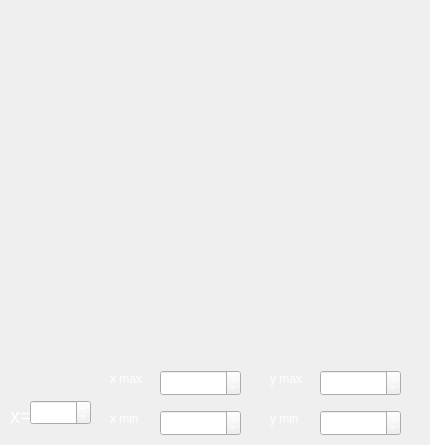
    <widget class="QWidget" name="tab">
     <property name="styleSheet">
      <string notr="true">QWidget{
color:white
}</string>
     </property>
     <attribute name="title">
      <string>Function</string>
     </attribute>
     <widget class="QCustomPlot" name="plot" native="true">
      <property name="geometry">
       <rect>
        <x>10</x>
        <y>10</y>
        <width>411</width>
        <height>351</height>
       </rect>
      </property>
     </widget>
     <widget class="QLabel" name="label_10">
      <property name="geometry">
       <rect>
        <x>110</x>
        <y>370</y>
        <width>58</width>
        <height>18</height>
       </rect>
      </property>
      <property name="text">
       <string>x max</string>
      </property>
     </widget>
     <widget class="QLabel" name="label_11">
      <property name="geometry">
       <rect>
        <x>110</x>
        <y>410</y>
        <width>58</width>
        <height>18</height>
       </rect>
      </property>
      <property name="text">
       <string>x min</string>
      </property>
     </widget>
     <widget class="QLabel" name="label_12">
      <property name="geometry">
       <rect>
        <x>270</x>
        <y>410</y>
        <width>58</width>
        <height>18</height>
       </rect>
      </property>
      <property name="text">
       <string>y min</string>
      </property>
     </widget>
     <widget class="QLabel" name="label_13">
      <property name="geometry">
       <rect>
        <x>270</x>
        <y>370</y>
        <width>58</width>
        <height>18</height>
       </rect>
      </property>
      <property name="text">
       <string>y max</string>
      </property>
     </widget>
     <widget class="QLabel" name="label_14">
      <property name="geometry">
       <rect>
        <x>10</x>
        <y>400</y>
        <width>31</width>
        <height>31</height>
       </rect>
      </property>
      <property name="styleSheet">
       <string notr="true">font-size:20px;</string>
      </property>
      <property name="text">
       <string>x=</string>
      </property>
     </widget>
     <widget class="QSpinBox" name="x_max">
      <property name="geometry">
       <rect>
        <x>160</x>
        <y>370</y>
        <width>81</width>
        <height>26</height>
       </rect>
      </property>
      <property name="minimum">
       <number>-1000</number>
      </property>
      <property name="maximum">
       <number>1000</number>
      </property>
      <property name="value">
       <number>100</number>
      </property>
     </widget>
     <widget class="QSpinBox" name="x_min">
      <property name="geometry">
       <rect>
        <x>160</x>
        <y>410</y>
        <width>81</width>
        <height>26</height>
       </rect>
      </property>
      <property name="minimum">
       <number>-1000</number>
      </property>
      <property name="maximum">
       <number>1000</number>
      </property>
      <property name="value">
       <number>-100</number>
      </property>
     </widget>
     <widget class="QSpinBox" name="y_max">
      <property name="geometry">
       <rect>
        <x>320</x>
        <y>370</y>
        <width>81</width>
        <height>26</height>
       </rect>
      </property>
      <property name="minimum">
       <number>-1000</number>
      </property>
      <property name="maximum">
       <number>1000</number>
      </property>
      <property name="value">
       <number>100</number>
      </property>
     </widget>
     <widget class="QSpinBox" name="y_min">
      <property name="geometry">
       <rect>
        <x>320</x>
        <y>410</y>
        <width>81</width>
        <height>26</height>
       </rect>
      </property>
      <property name="minimum">
       <number>-1000</number>
      </property>
      <property name="maximum">
       <number>1000</number>
      </property>
      <property name="value">
       <number>-100</number>
      </property>
     </widget>
     <widget class="QDoubleSpinBox" name="doubleSpinBox">
      <property name="geometry">
       <rect>
        <x>30</x>
        <y>400</y>
        <width>61</width>
        <height>25</height>
       </rect>
      </property>
      <property name="minimum">
       <double>-10000.000000000000000</double>
      </property>
      <property name="maximum">
       <double>10000.000000000000000</double>
      </property>
      <property name="singleStep">
       <double>0.100000000000000</double>
      </property>
     </widget>
    </widget>
